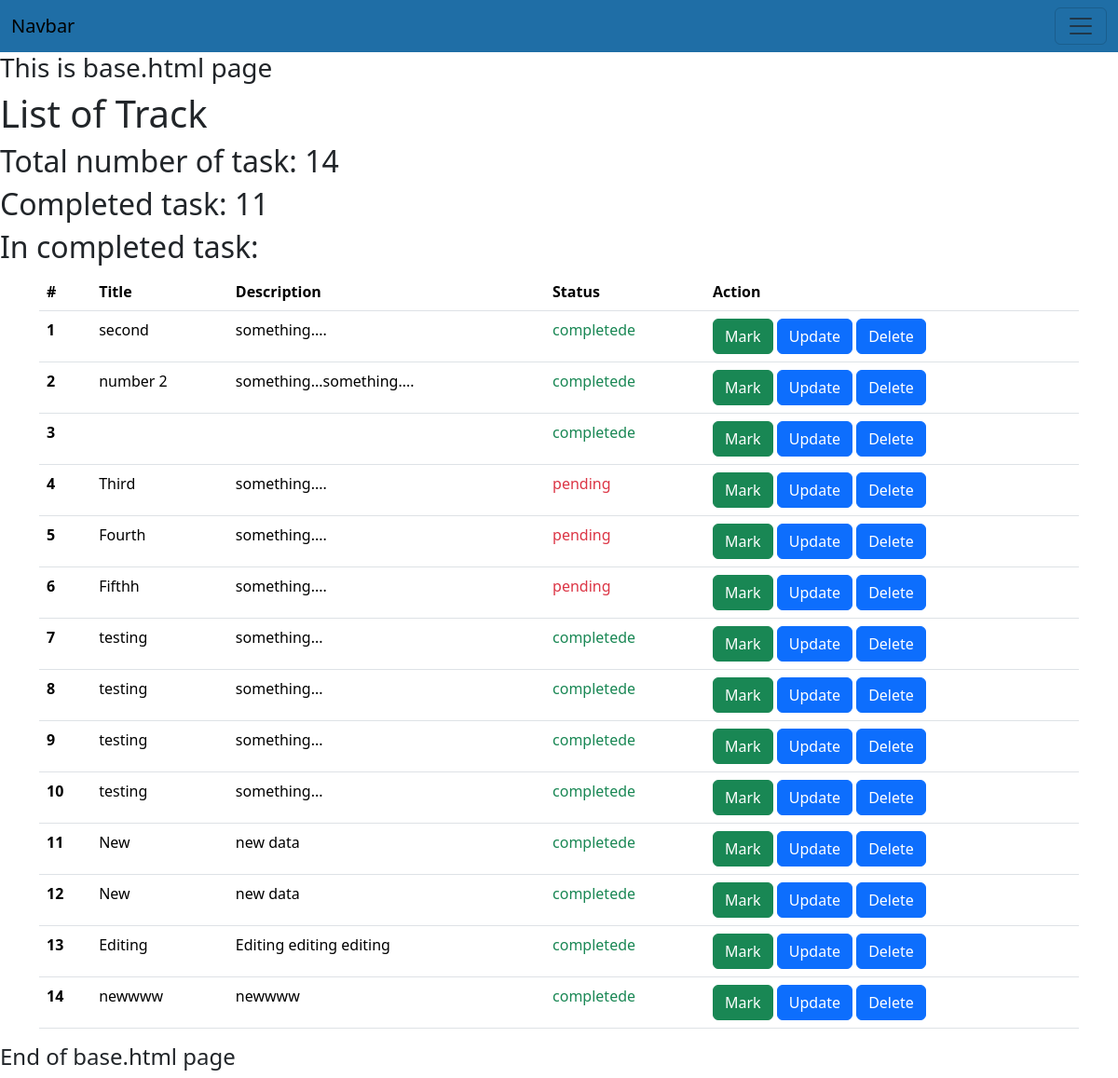
Page /task/ on the earlier database version.
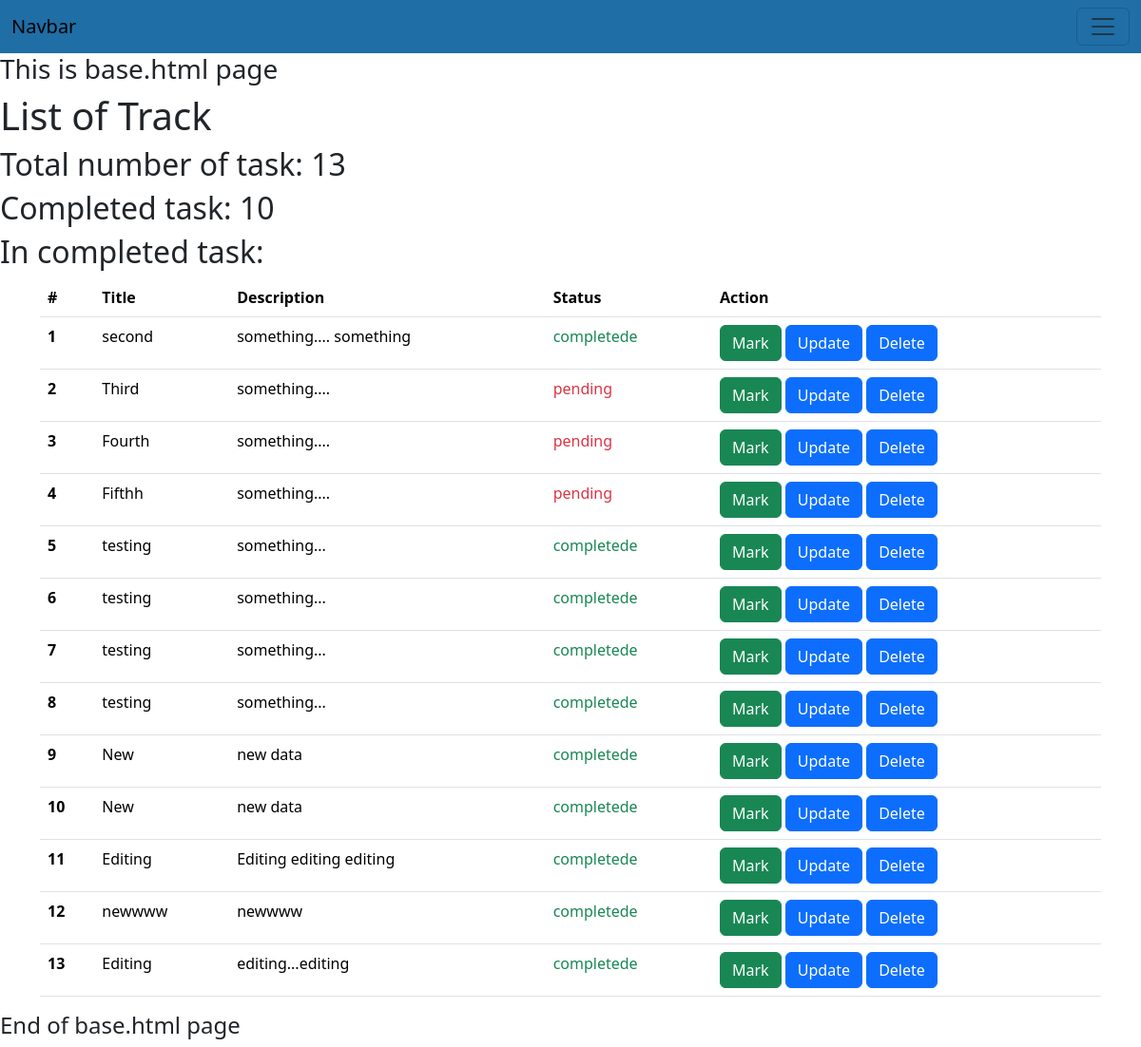
Same page on the later database version.
### base/models.py (models this page shows)
class Todolist(models.Model):
    title = models.CharField(max_length=100)
    description = models.TextField()
    is_completed = models.BooleanField(default=False)

### base/views.py (the view)
# urls.py: path('task/',list, name = 'task'),
def list(request):
    obj = Todolist.objects.all()
    task = obj.all()
    all = obj.all().count()
    completed = obj.filter(is_completed = True).count()
    not_completed = obj.filter(is_completed = False).count()
    context = {
        "task": task,
        "all": all,
        "completed" : completed,
        "not_comple" : not_completed
    }
    return render(request,'task.html',context)

### templates/task.html (shortened to what this page needs)
{% extends "base.html" %}
{% block body %}
<h1>List of Track</h1>
<h2>Total number of task: {{all}}</h2>
<h2>Completed task: {{completed}}</h2>
<h2>In completed task: {{not_completed}}</h2>
<div class="container">
<table class ="table">
    <thead>
      <tr>
        <th scope="col">#</th>
        <th scope="col">Title</th>
        <th scope="col">Description</th>
        <th scope="col">Status</th>
        <th scope="col">Action</th>
      </tr>
    </thead>
    <tbody>
        {% for task in task %}
      <tr>
        <th scope="row">{{forloop.counter}}</th>
        <td>{{task.title}}</td>
        <td>{{task.description}}</td>
        <td>
          {% if task.is_completed %}
          <span class="text-success">
            completede
        </span>
          {% else %}
          <span class="text-danger">
            pending
          </span>
          {% endif %}
        </td>
        <td>
          <a href="{{task.pk}}/" class ="btn btn-success">Mark</a>
          <a href="{{task.pk}}/edit/" class ="btn btn-primary">Update</a>
          <a href="{{task.pk}}/delete/" class ="btn btn-primary">Delete</a>
        </td>
      </tr>
        {% endfor %}
    </tbody>
  </table>
</div>
{% endblock %}

### templates/base.html (shortened to what this page needs)
<!DOCTYPE html>
<html lang="en">
<head>
    <link href="https://cdn.jsdelivr.net/npm/bootstrap@5.3.5/dist/css/bootstrap.min.css" rel="stylesheet">
</head>
<body>
    <nav class="navbar" style="background-color:rgb(31, 110, 166)">
        <div class="container-fluid">
          <a class="navbar-brand" href="#">Navbar</a>
          <button class="navbar-toggler" type="button" data-bs-toggle="collapse" data-bs-target="#navbarNav" aria-controls="navbarNav" aria-expanded="false" aria-label="Toggle navigation">
            <span class="navbar-toggler-icon"></span>
          </button>
        </div>
      </nav>
      <h3>This is base.html page</h3>
      {% block body %}{% endblock body %}
      <h4>End of base.html page</h4>
    </body>
</html>

Differences in the rows shown:
removed Todolist: title "number 2", description "something...something....", is_completed "completede"
removed Todolist: is_completed "completede"
changed Todolist "second": description "something...." → "something.... something"
added Todolist: title "Editing", description "editing...editing", is_completed "completede"
Other differences:
{{ all }}: "14" → "13"
{{ completed }}: "11" → "10"
